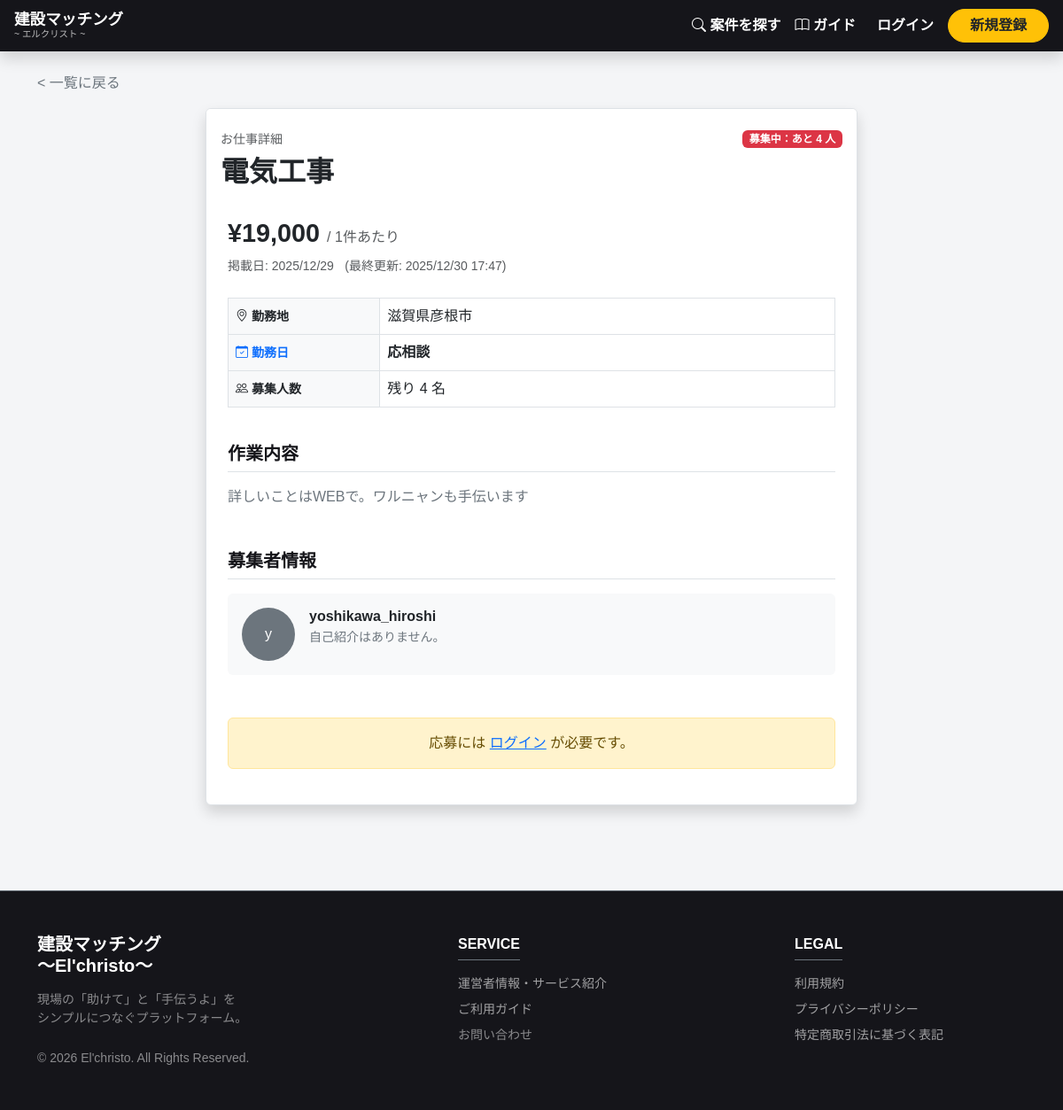
The app's page /job/1/ with its own data.
### jobs/models.py (models this page shows, shortened)
class Job(models.Model):
    title = models.CharField(max_length=100, verbose_name="仕事のタイトル")
    category = models.CharField(max_length=50, choices=JOB_CATEGORIES, default='general', verbose_name='業種・職種')
    work_date = models.CharField(max_length=100, blank=True, verbose_name="勤務日・期間")
    description = models.TextField(verbose_name="作業内容の詳細")
    working_hours = models.CharField(max_length=100, blank=True, verbose_name="勤務時間帯")
    break_time = models.CharField(max_length=100, blank=True, verbose_name="休憩時間")
    qualifications = models.TextField(blank=True, verbose_name="応募資格・必要な道具など")
    notes = models.TextField(blank=True, verbose_name="備考")
    price = models.IntegerField(verbose_name="金額")
    UNIT_CHOICES = [('日', '日給'), ('時', '時給'), ('件', '1件あたり')]
    unit = models.CharField(max_length=10, choices=UNIT_CHOICES, default='日', verbose_name="単位")
    prefecture = models.CharField(max_length=10, choices=PREFECTURES, default='徳島県', verbose_name="都道府県")
    city = models.CharField(max_length=50, blank=True, default='', verbose_name="市区町村")
    created_at = models.DateTimeField(auto_now_add=True)
    updated_at = models.DateTimeField(auto_now=True)
    deadline = models.DateTimeField(null=True, blank=True, verbose_name="募集期限")
    created_by = models.ForeignKey(User, on_delete=models.CASCADE, related_name='jobs')
    is_closed = models.BooleanField(default=False, verbose_name="募集終了")
    headcount = models.IntegerField(default=1, verbose_name="募集人数")

### accounts/models.py (models this page shows, shortened)
class Profile(models.Model):
    RANK_CHOICES = [
        ('iron', 'iron'),
        ('bronze', 'bronze'),
        ('silver', 'SILVER'),
        ('gold', 'GOLD'),
        ('platinum', 'PLATINUM'),
    ]
    AGE_GROUP_CHOICES = [
        ('10s', '10代'), ('20s', '20代'), ('30s', '30代'),
        ('40s', '40代'), ('50s', '50代'), ('60s', '60代以上'),
    ]
    user = models.OneToOneField(User, on_delete=models.CASCADE, related_name='profile')
    rank = models.CharField(max_length=20, choices=RANK_CHOICES, default='iron')
    is_verified = models.BooleanField(default=False, verbose_name="本人確認済み")
    company_name = models.CharField(max_length=100, blank=True, verbose_name="屋号・会社名")
    position = models.CharField(max_length=100, blank=True, null=True, verbose_name="役職・部署")
    age_group = models.CharField(max_length=5, choices=AGE_GROUP_CHOICES, blank=True, null=True, verbose_name="年代")
    occupation_main = models.CharField(max_length=50, blank=True, null=True, verbose_name="メイン職種")
    occupation_sub = models.CharField(max_length=50, blank=True, null=True, verbose_name="サブ職種")
    location = models.CharField(max_length=100, blank=True, choices=PREFECTURES, verbose_name="所在地")
    bio = models.TextField(blank=True, verbose_name="自己紹介")
    avatar = models.ImageField(upload_to='avatars/', blank=True, null=True, verbose_name="アバター画像")
    id_card_image = models.ImageField(
        upload_to='id_cards/',
        storage=PrivateS3Storage(),  # ← これを追加
        blank=True,
        null=True,
        verbose_name="本人確認書類"
    )
    experience_years = models.IntegerField(default=0, verbose_name="経験年数")
    qualifications = models.CharField(max_length=255, blank=True, null=True, verbose_name="保有資格")
    skills = models.CharField(max_length=255, blank=True, null=True, verbose_name="得意な工事・スキル")
    invoice_num = models.CharField(max_length=50, blank=True, null=True, verbose_name="インボイス登録番号")
    is_founding_member = models.BooleanField(default=False, verbose_name="創設メンバー")
    created_at = models.DateTimeField(auto_now_add=True)
    updated_at = models.DateTimeField(auto_now=True)

### jobs/views.py (the view, shortened to what this page needs)
# urls.py: path('job/<int:job_id>/', views.job_detail, name='job_detail'),
def job_detail(request, job_id):
    job = get_object_or_404(Job, pk=job_id)
    if request.user.is_authenticated:
        if Block.objects.filter(blocker=request.user, blocked=job.created_by).exists() or \
           Block.objects.filter(blocker=job.created_by, blocked=request.user).exists():
            messages.warning(request, "この案件は表示できません。")
            return redirect('home')
    is_applied = False
    if request.user.is_authenticated:
        is_applied = Application.objects.filter(job=job, applicant=request.user).exists()
    can_apply = False
    limit_info = 0
    if request.user.is_authenticated and hasattr(request.user, 'profile'):
        can_apply = request.user.profile.can_apply()
        limit_info = request.user.profile.monthly_limit
    context = {'job': job, 'is_applied': is_applied, 'can_apply': can_apply, 'limit_info': limit_info}
    return render(request, 'jobs/job_detail.html', context)

### jobs/templates/jobs/job_detail.html (shortened to what this page needs)
{% extends 'base.html' %}
{% load humanize %}
{% block content %}
<div class="container mt-4 mb-5">
  <div class="mb-3">
    <a href="{% url 'home' %}" class="text-decoration-none text-secondary">&lt; 一覧に戻る</a>
  </div>
  <div class="row justify-content-center">
    <div class="col-lg-8">
      <div class="card shadow border">
        <div class="card-header bg-white border-bottom-0 pt-4 pb-0">
          <div class="d-flex justify-content-between align-items-center">
            <h6 class="text-muted small mb-0">お仕事詳細</h6>
            <span class="badge {% if job.is_closed %}bg-secondary{% else %}bg-danger{% endif %}">
              {% if job.is_closed %}募集終了{% else %}募集中：あと {{ job.headcount }} 人{% endif %}
            </span>
          </div>
          <h2 class="fw-bold mt-2">{{ job.title }}</h2>
        </div>
        <div class="card-body p-4">
          <div class="mb-4">
            <h3 class="fw-bold text-dark" style="font-size: 1.8rem;">
              ¥{{ job.price|intcomma }} <span class="fs-6 text-muted fw-normal">/ {{ job.get_unit_display }}</span>
            </h3>
            <span class="text-muted small">掲載日: {{ job.created_at|date:"Y/m/d" }}</span>
            {% if job.updated_at != job.created_at %}
              <span class="text-muted small ms-2">(最終更新: {{ job.updated_at|date:"Y/m/d H:i" }})</span>
            {% endif %}
          </div>
          <div class="table-responsive mb-4">
            <table class="table table-bordered align-middle">
              <tbody>
                <tr>
                  <th class="bg-light w-25 small fw-bold"><i class="bi bi-geo-alt me-1"></i>勤務地</th>
                  <td>{{ job.prefecture }}{{ job.city }}</td>
                </tr>
                <tr>
                  <th class="bg-light small fw-bold text-primary"><i class="bi bi-calendar-check me-1"></i>勤務日</th>
                  <td class="fw-bold">{{ job.work_date|default:"応相談" }}</td>
                </tr>
                <tr>
                  <th class="bg-light small fw-bold"><i class="bi bi-people me-1"></i>募集人数</th>
                  <td>残り {{ job.headcount }} 名</td>
                </tr>
              </tbody>
            </table>
          </div>
          <div class="mb-5">
            <h5 class="fw-bold border-bottom pb-2 mb-3 text-sumi">作業内容</h5>
            <p class="text-secondary mb-4" style="white-space: pre-wrap;">{{ job.description }}</p>
          </div>
          <h5 class="fw-bold border-bottom pb-2 mb-3 text-sumi">募集者情報</h5>
          <div class="card bg-light border-0 mb-5 p-3">
            <div class="d-flex align-items-start">
              <div class="me-3">
                {% if job.created_by.profile.avatar %}
                  <img src="{{ job.created_by.profile.avatar.url }}" class="rounded-circle" width="60" height="60" style="object-fit: cover;">
                {% elif job.created_by.profile.image %}
                  <img src="{{ job.created_by.profile.image.url }}" class="rounded-circle" width="60" height="60" style="object-fit: cover;">
                {% else %}
                  <div class="rounded-circle bg-secondary text-white d-flex align-items-center justify-content-center" style="width: 60px; height: 60px;">
                      {{ job.created_by.username|slice:":1" }}
                  </div>
                {% endif %}
              </div>
              <div>
                <h6 class="fw-bold mb-1">
                  <a href="{% url 'profile_detail' job.created_by.id %}" class="text-decoration-none text-dark">
                    {{ job.created_by.username }}
                  </a>
                </h6>
                <p class="small text-secondary mb-0"style="overflow-wrap: anywhere;">{{ job.created_by.profile.bio|default:"自己紹介はありません。" }}</p>
              </div>
            </div>
          </div>
          <div class="text-center mt-4">
            {% if user == job.created_by %}
              <div class="alert alert-secondary border-0 p-4">
                <p class="fw-bold mb-3">📢 あなたが募集した仕事です</p>
                <div class="d-flex flex-wrap justify-content-center gap-2">
                    <a href="{% url 'edit_job' job.id %}" class="btn btn-dark rounded-pill px-4">📝 編集する</a>
                    <a href="{% url 'job_applicants' job.id %}" class="btn btn-outline-dark rounded-pill px-4">👥 応募者リスト</a>
                    <a href="{% url 'delete_job' job.id %}" class="btn btn-outline-danger rounded-pill px-4" onclick="return confirm('削除しますか？');">🗑 削除</a>
                </div>
              </div>
            {% else %}
              {% if user.is_authenticated %}
                {% if is_applied %}
                  <div class="alert alert-success border-0 shadow-sm rounded-4">
                    <p class="fw-bold mb-2">✅ すでに応募済みです</p>
                    <a href="{% url 'cancel_application' job.id %}" class="btn btn-outline-danger btn-sm rounded-pill">応募をキャンセルする</a>
                  </div>
                {% elif not job.is_closed %}
                  {% if user.profile.can_apply %}
                    <form action="{% url 'apply_job' job.id %}" method="post">
                      {% csrf_token %}
                      <button type="submit" class="btn btn-lg px-5 shadow rounded-pill text-white" style="background-color: #15151a;">
                        この仕事に応募する
                      </button>
                    </form>
                  {% else %}
                    <div class="alert alert-warning border-0 shadow-sm rounded-4 p-4">
                      <p class="fw-bold mb-2 text-dark"><i class="bi bi-exclamation-triangle-fill text-danger me-2"></i>今月の応募制限に達しました</p>
                      <p class="small text-secondary mb-3">
                        現在のランク「<span class="fw-bold">{{ user.profile.display_rank|title }}</span>」の応募枠は
                        月<span class="fw-bold">
                            {% if user.profile.monthly_limit >= 999 %}無制限
                            {% else %}{{ user.profile.monthly_limit }}回{% endif %}
                        </span>です。<br>
                        さらなる応募にはランクアップをご検討ください。
                      </p>
                      <button class="btn btn-secondary btn-lg px-5 rounded-pill" disabled>
                        今月の応募枠がありません
                      </button>
                    </div>
                  {% endif %}
                {% else %}
                  <button class="btn btn-secondary btn-lg px-5 rounded-pill" disabled>募集終了しました</button>
                {% endif %}
              {% else %}
                <div class="alert alert-warning">応募には <a href="{% url 'login' %}">ログイン</a> が必要です。</div>
              {% endif %}
            {% endif %}
          </div>
        </div>
      </div>
    </div>
  </div>
</div>
{% endblock %}

### records on screen
Job: headcount "4", title "電気工事", price "19,000", unit "1件あたり", created_at "2025/12/29", updated_at "2025/12/30 17:47", prefecture "滋賀県", city "彦根市", work_date "応相談", description "詳しいことはWEBで。ワルニャンも手伝います", created_by.username "y", created_by.username "yoshikawa_hiroshi", created_by.profile.bio "自己紹介はありません。"
